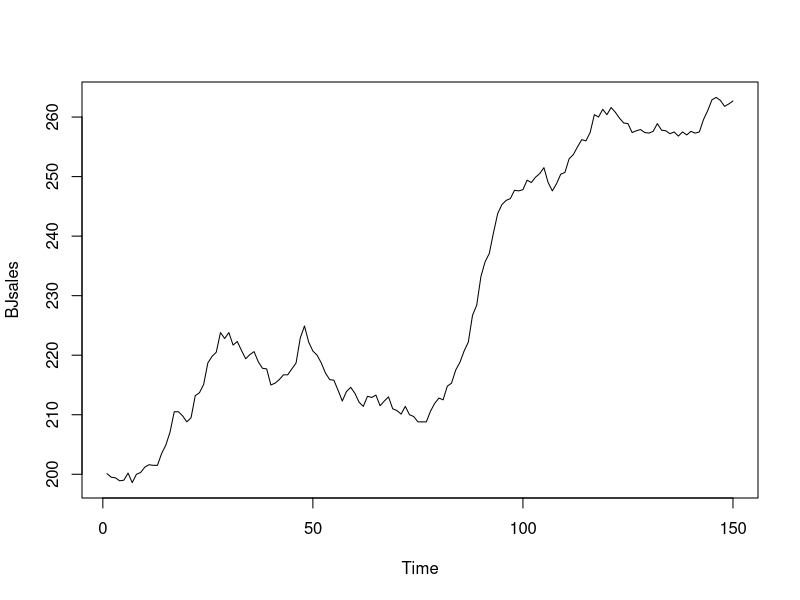

Recreate this plot in R. (Note: this script raises an error after producing the figure.)
## ---- chunk 1
plot(BJsales)
## ---- chunk 2
adamETSBJ <- adam(BJsales, "AAN")
adamETSBJ
## ---- chunk 3
adam(BJsales, "ANN")
## ---- chunk 4
plot(forecast(adamETSBJ, h=10,
              interval="prediction", level=c(0.9,0.95)),
     main="")
## ---- chunk 5
adamETSBJ <- adam(BJsales, "AAN", bounds="admissible")
adamETSBJ
## ---- chunk 6
plot(forecast(adamETSBJ, h=10,
              interval="prediction", level=c(0.9,0.95)))
## ---- chunk 7
discountMatrix <- adamETSBJ$transition - adamETSBJ$persistence %*%
                  adamETSBJ$measurement[nobs(adamETSBJ),,drop=FALSE]
eigen(discountMatrix)$values
## ---- chunk 8
adamETSBJ <- adam(BJsales, "AAN", distribution="dgnorm")
print(adamETSBJ, digits=3)
## ---- chunk 9
plot(forecast(adamETSBJ, h=10, interval="prediction"),
     main="")
## ---- chunk 10
plot(AirPassengers)
## ---- chunk 11
adamETSAir <- adam(AirPassengers, "AAA", lags=12,
                   h=12, holdout=TRUE)
## ---- chunk 12
adamETSAir$B[1:3] <- c(0.2,0.1,0.3)
adamETSAir <- adam(AirPassengers, "AAA", lags=12,
                   h=12, holdout=TRUE,
                   B=adamETSAir$B, maxeval=1000)
adamETSAir
## ---- chunk 13
plot(forecast(adamETSAir, h=12, interval="prediction"))
## ---- chunk 14
plot(adamETSAir, which=12)
